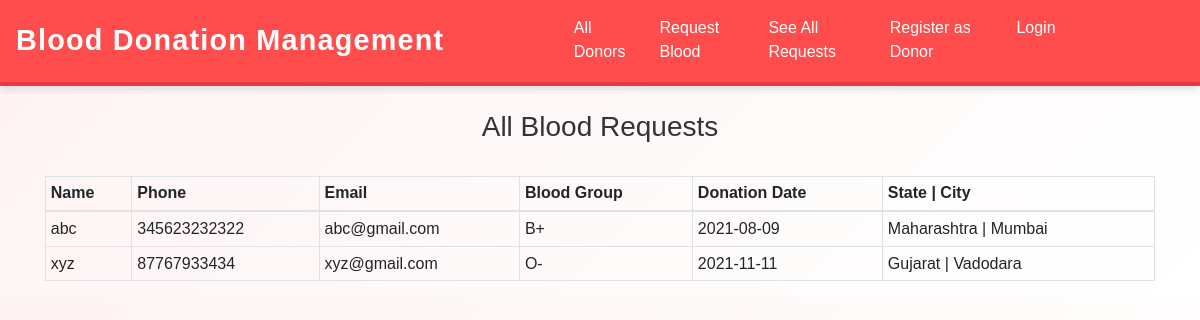
The app's page /see_all_request/ with its own data.
### home/models.py (models this page shows, shortened)
class RequestBlood(models.Model):
    name = models.CharField(max_length=100)
    email = models.EmailField()
    phone = models.CharField(max_length=20)
    state = models.CharField(max_length=200, blank=True)
    city = models.CharField(max_length=300, blank=True)
    address = models.CharField(max_length=500, blank=True)
    blood_group = models.ForeignKey(BloodGroup, on_delete=models.CASCADE)
    date = models.CharField(max_length=100, blank=True)

class BloodGroup(models.Model):
    name = models.CharField(max_length=5)
    def __str__(self):
        return self.name

### home/views.py (the view)
# urls.py: path("see_all_request/", views.see_all_request, name="see_all_request"),
def see_all_request(request):
    requests = RequestBlood.objects.all()
    return render(request, "see_all_request.html", {'requests':requests})

### home/templates/see_all_request.html (shortened to what this page needs)
{% extends 'base.html' %}
{% block body %}
<div class="container">
    {% if requests %}
        <h3 class="text-center">All Blood Requests</h3>
        <br>
        <table class="table table-sm table-bordered">
            <thead>
                <tr>
                    <th>Name</th>
                    <th>Phone</th>
                    <th>Email</th>
                    <th>Blood Group</th>
                    <th>Donation Date</th>
                    <th>State | City</th>
                </tr>
            </thead>
            <tbody>
                {% for i in requests %}
                    <tr>
                        <td>{{ i.name }}</td>
                        <td>{{ i.phone }}</td>
                        <td>{{ i.email }}</td>
                        <td>{{ i.blood_group }}</td>
                        <td>{{ i.date }}</td>
                        <td>{{ i.state }} | {{ i.city }}</td>
                    </tr>
                {% endfor %}
            </tbody>
        </table>
    {% else %}
        <h2>No Blood Request Available</h2>
    {% endif %}
</div>
{% endblock %}

### home/templates/base.html (style rules this page uses)
body { font-family: 'Poppins', sans-serif; background: linear-gradient(135deg, #fef3f3, #ffffff); color: #333333; overflow-x: hidden; }
html { scroll-behavior: smooth; }

### records on screen
RequestBlood: name "abc", phone "345623232322", email "abc@gmail.com", blood_group "B+", date "2021-08-09", state "Maharashtra", city "Mumbai"
RequestBlood: name "xyz", phone "87767933434", email "xyz@gmail.com", blood_group "O-", date "2021-11-11", state "Gujarat", city "Vadodara"
